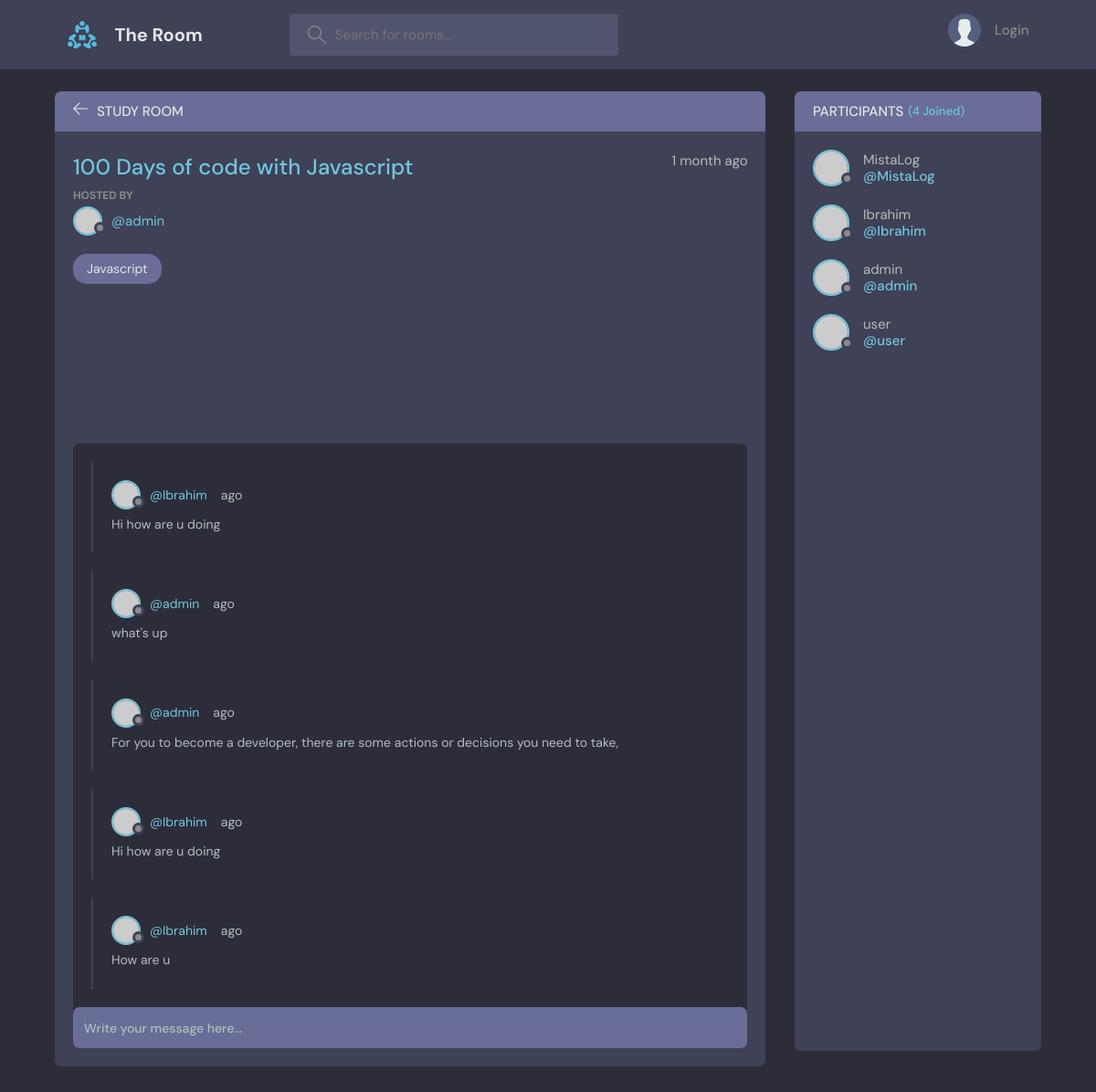
/room/8/, run on the app's committed database.
### base/models.py (models this page shows, shortened)
class Room(models.Model):
    host = models.ForeignKey(User, on_delete=models.SET_NULL, null=True)
    topic = models.ForeignKey(Topic, on_delete=models.SET_NULL, null=True)
    name = models.CharField(max_length=200)
    description = models.TextField(null=True, blank=True)
    participants = models.ManyToManyField(User, related_name='participant', blank=True)
    updated = models.DateTimeField(auto_now=True)
    created = models.DateTimeField(auto_now_add=True)
    class Meta:
        ordering = ['-updated', '-created']

class Topic(models.Model):
    name = models.CharField(max_length=200)
    def __str__(self):
        return self.name

class Message(models.Model):
    user = models.ForeignKey(User, on_delete=models.CASCADE)
    room = models.ForeignKey(Room, on_delete=models.CASCADE)
    body = models.TextField()
    updated = models.DateTimeField(auto_now=True)
    created = models.DateTimeField(auto_now_add=True)
    class Meta:
        ordering = ['-updated', '-created']

### base/views.py (the view, shortened to what this page needs)
# urls.py: path('room/<str:pk>/', views.room, name='room'),
def room(request, pk):
    room = Room.objects.get(id=pk)
    room_messages = room.message_set.all()
    participants = room.participants.all()
    context = {'room': room, 'room_messages': room_messages, 'participants': participants}
    return render(request, 'base/room.html', context)

### base/templates/base/room.html (shortened to what this page needs)
{% extends 'main.html' %}
{% block content %}
    <main class="profile-page layout layout--2">
      <div class="container">
        <div class="room">
          <div class="room__top">
            <div class="room__topLeft">
              <a href="{% url 'home' %}">
                <svg version="1.1" xmlns="http://www.w3.org/2000/svg" width="32" height="32" viewBox="0 0 32 32">
                  <title>arrow-left</title>
                  <path
                    d="M13.723 2.286l-13.723 13.714 13.719 13.714 1.616-1.611-10.96-10.96h27.625v-2.286h-27.625l10.965-10.965-1.616-1.607z"
                  ></path>
                </svg>
              </a>
              <h3>Study Room</h3>
            </div>
          </div>
          <div class="room__box scroll">
            <div class="room__header scroll">
              <div class="room__info">
                <h3>{{room.name}}</h3>
                <span>{{room.created|timesince}} ago</span>
              </div>
              <div class="room__hosted">
                <p>Hosted By</p>
                <a href="{% url 'user-profile' room.host.id %}" class="room__author">
                  <div class="avatar avatar--small">
                    <img src="https://randomuser.me/api/portraits/men/37.jpg" />
                  </div>
                  <span>@{{room.host.username}}</span>
                </a>
              </div>
              <span class="room__topics">{{room.topic}}</span>
            </div>
            <div class="room__conversation">
              <div class="threads scroll">
                {% for message in room_messages %}
                <div class="thread">
                  <div class="thread__top">
                    <div class="thread__author">
                      <a href="{% url 'user-profile' message.user.id %}" class="thread__authorInfo">
                        <div class="avatar avatar--small">
                          <img src="https://randomuser.me/api/portraits/men/37.jpg" />
                        </div>
                        <span>@{{message.user.username}}</span>
                      </a>
                      <span class="thread__date">{{mesage.created|timesince}} ago</span>
                    </div>
                  </div>
                  <div class="thread__details">
                    {{message.body}}
                  </div>
                </div>
                {% endfor %}
              </div>
            </div>
          </div>
          <div class="room__message">
            <form action="" method="POST">
              <input name="body" placeholder="Write your message here..." /></form>
          </div>
        </div>
        <div class="participants">
          <h3 class="participants__top">Participants <span>({{participants.count}} Joined)</span></h3>
          <div class="participants__list scroll">
            {% for user in participants %}
            <a href="{% url 'user-profile' user.id %}" class="participant">
              <div class="avatar avatar--medium">
                <img src="https://randomuser.me/api/portraits/men/37.jpg" />
              </div>
              <p>
                {{user.username}}
                <span>@{{user.username}}</span>
              </p>
            </a>
            {% endfor %}
          </div>
        </div>
      </div>
    </main>
{% endblock content %}

### data on the page
Room: name "100 Days of code with Javascript", created "1 month", host.username "admin", topic "Javascript"
Message: user.username "Ibrahim", body "Hi how are u doing"
Message: user.username "admin", body "what's up"
Message: user.username "admin", body "For you to become a developer, there are some actions or decisions you need to take,"
Message: user.username "Ibrahim", body "Hi how are u doing"
Message: user.username "Ibrahim", body "How are u"

### other printed values
{{ participants.count }} "4"
{{ user.username }} "MistaLog"
{{ user.username }} "Ibrahim"
{{ user.username }} "admin"
{{ user.username }} "user"
